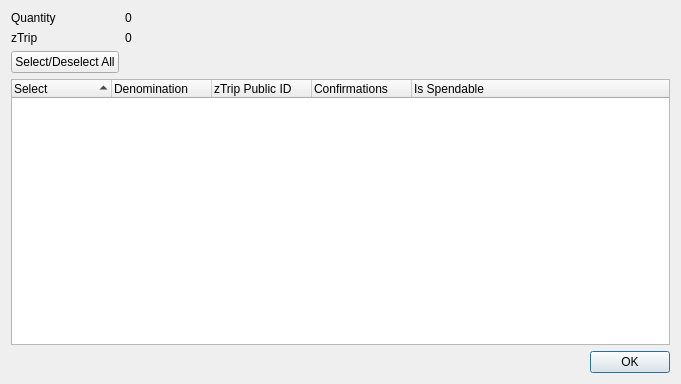
<?xml version="1.0" encoding="UTF-8"?>
<ui version="4.0">
 <class>ZTripControlDialog</class>
 <widget class="QDialog" name="ZTripControlDialog">
  <property name="geometry">
   <rect>
    <x>0</x>
    <y>0</y>
    <width>681</width>
    <height>384</height>
   </rect>
  </property>
  <property name="minimumSize">
   <size>
    <width>681</width>
    <height>384</height>
   </size>
  </property>
  <property name="windowTitle">
   <string>Select zTrip to Spend</string>
  </property>
  <layout class="QGridLayout" name="gridLayout">
   <item row="0" column="0">
    <layout class="QFormLayout" name="formLayout">
     <property name="sizeConstraint">
      <enum>QLayout::SetDefaultConstraint</enum>
     </property>
     <item row="0" column="0">
      <widget class="QLabel" name="labelQuantity">
       <property name="text">
        <string>Quantity</string>
       </property>
      </widget>
     </item>
     <item row="0" column="1">
      <widget class="QLabel" name="labelQuantity_int">
       <property name="text">
        <string>0</string>
       </property>
      </widget>
     </item>
     <item row="1" column="0">
      <widget class="QLabel" name="labelZTrip">
       <property name="text">
        <string>zTrip</string>
       </property>
      </widget>
     </item>
     <item row="1" column="1">
      <widget class="QLabel" name="labelZTrip_int">
       <property name="text">
        <string>0</string>
       </property>
      </widget>
     </item>
     <item row="2" column="0">
      <widget class="QPushButton" name="pushButtonAll">
       <property name="text">
        <string>Select/Deselect All</string>
       </property>
      </widget>
     </item>
    </layout>
   </item>
   <item row="1" column="0">
    <layout class="QVBoxLayout" name="verticalLayout">
     <item>
      <widget class="QTreeWidget" name="treeWidget">
       <property name="minimumSize">
        <size>
         <width>0</width>
         <height>250</height>
        </size>
       </property>
       <property name="alternatingRowColors">
        <bool>true</bool>
       </property>
       <property name="sortingEnabled">
        <bool>true</bool>
       </property>
       <property name="columnCount">
        <number>5</number>
       </property>
       <attribute name="headerDefaultSectionSize">
        <number>100</number>
       </attribute>
       <column>
        <property name="text">
         <string notr="true">Select</string>
        </property>
       </column>
       <column>
        <property name="text">
         <string notr="true">Denomination</string>
        </property>
       </column>
       <column>
        <property name="text">
         <string notr="true">zTrip Public ID</string>
        </property>
       </column>
       <column>
        <property name="text">
         <string notr="true">Confirmations</string>
        </property>
       </column>
       <column>
        <property name="text">
         <string>Is Spendable</string>
        </property>
       </column>
      </widget>
     </item>
     <item>
      <widget class="QDialogButtonBox" name="buttonBox">
       <property name="orientation">
        <enum>Qt::Horizontal</enum>
       </property>
       <property name="standardButtons">
        <set>QDialogButtonBox::Ok</set>
       </property>
      </widget>
     </item>
    </layout>
   </item>
  </layout>
 </widget>
 <resources/>
 <connections>
  <connection>
   <sender>buttonBox</sender>
   <signal>accepted()</signal>
   <receiver>ZTripControlDialog</receiver>
   <slot>accept()</slot>
   <hints>
    <hint type="sourcelabel">
     <x>248</x>
     <y>254</y>
    </hint>
    <hint type="destinationlabel">
     <x>157</x>
     <y>274</y>
    </hint>
   </hints>
  </connection>
  <connection>
   <sender>buttonBox</sender>
   <signal>rejected()</signal>
   <receiver>ZTripControlDialog</receiver>
   <slot>reject()</slot>
   <hints>
    <hint type="sourcelabel">
     <x>316</x>
     <y>260</y>
    </hint>
    <hint type="destinationlabel">
     <x>286</x>
     <y>274</y>
    </hint>
   </hints>
  </connection>
 </connections>
</ui>
